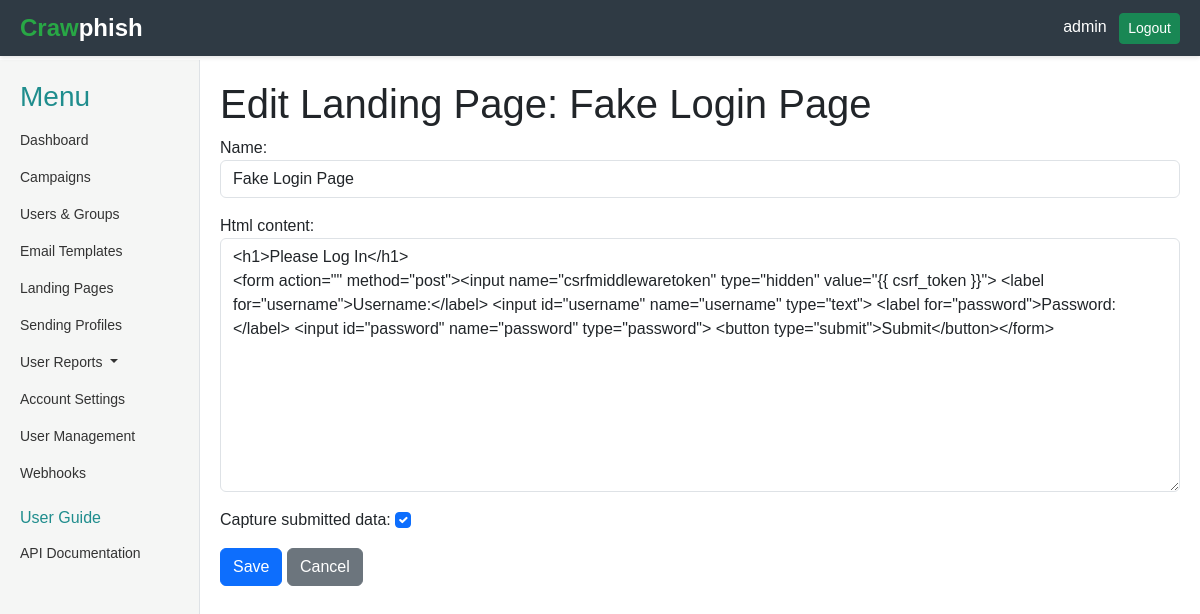
/landing-pages/14/edit/ (signed in), run on the app's committed database.
### core/models.py (models this page shows, shortened)
class User(AbstractUser):
    position = models.CharField(max_length=100, blank=True, null=True)
    api_key = models.CharField(max_length=100, blank=True, null=True)

class LandingPage(models.Model):
    name = models.CharField(max_length=100)
    html_content = models.TextField()
    capture_submitted_data = models.BooleanField(default=False)
    modified_date = models.DateTimeField(auto_now=True)

### core/views.py (the view, shortened to what this page needs)
# urls.py: path('landing-pages/<int:pk>/edit/', views.LandingPageUpdateView.as_view(), name='landing_page_edit'),
class LandingPageUpdateView(LoginRequiredMixin, UpdateView):
    model = LandingPage
    form_class = LandingPageForm
    template_name = 'core/landing_page_edit.html'
    success_url = reverse_lazy('core:landing_pages')

### core/forms.py
class LandingPageForm(forms.ModelForm):
    html_content = forms.CharField(widget=forms.Textarea(attrs={'class': 'tinymce form-control', 'rows': 10}))
    class Meta:
        model = LandingPage
        fields = '__all__'
    def __init__(self, *args, **kwargs):
        super().__init__(*args, **kwargs)
        for field in self.fields.values():
            if not isinstance(field.widget, forms.CheckboxInput):
                existing_classes = field.widget.attrs.get('class', '')
                field.widget.attrs['class'] = (existing_classes + ' form-control').strip()
        self.fields['capture_submitted_data'].widget.attrs.pop('class', None)
        self.fields['capture_submitted_data'].widget.attrs.update({'class': 'form-check-input'})

### core/templates/core/landing_page_edit.html (shortened to what this page needs)
{% extends 'core/base.html' %}
{% block content %}
    <h1>Edit Landing Page: {{ landingpage.name }}</h1>
    <form method="post">
        {{ form.as_p }}
        <button type="submit" class="btn btn-primary">Save</button>
        <a href="{% url 'core:landing_pages' %}" class="btn btn-secondary">Cancel</a>
    </form>
{% endblock %}

### core/templates/core/base.html (shortened to what this page needs)
<!DOCTYPE html>
<html lang="en">
<head>
    <link rel="stylesheet" href="https://cdn.jsdelivr.net/npm/bootstrap-icons@1.11.1/font/bootstrap-icons.css">
    <link href="https://cdn.jsdelivr.net/npm/bootstrap@5.3.0/dist/css/bootstrap.min.css" rel="stylesheet">
</head>
<body>
    <div class="container-fluid">
        {% if request.user.is_authenticated %}
            <div class="header">
                <div class="logo">
                    <span style="color: #28a745;">Craw</span> phish
                </div>
                <div>
                    <span class="text-white me-2">{{ request.user.username }}</span>
                    <a href="{% url 'logout' %}" class="btn btn-success btn-sm">Logout</a>
                </div>
            </div>
        {% endif %}
        <div class="main-content-wrapper {% if not request.user.is_authenticated %}unauthenticated{% endif %}">
            {% if request.user.is_authenticated %}
                <div class="sidebar">
                    <h3 style="color: rgb(31, 141, 141);">Menu</h3>
                    <ul class="nav flex-column">
                        <li class="nav-item">
                            <a class="nav-link {% if request.resolver_match.url_name == 'dashboard' %}active{% endif %}" href="{% url 'core:dashboard' %}">Dashboard</a>
                        </li>
                        <li class="nav-item">
                            <a class="nav-link {% if request.resolver_match.url_name == 'campaigns' %}active{% endif %}" href="{% url 'core:campaigns' %}">Campaigns</a>
                        </li>
                        <li class="nav-item">
                            <a class="nav-link {% if request.resolver_match.url_name == 'users_groups' %}active{% endif %}" href="{% url 'core:users_groups' %}">Users & Groups</a>
                        </li>
                        <li class="nav-item">
                            <a class="nav-link {% if request.resolver_match.url_name == 'email_templates' %}active{% endif %}" href="{% url 'core:email_templates' %}">Email Templates</a>
                        </li>
                        <li class="nav-item">
                            <a class="nav-link {% if request.resolver_match.url_name == 'landing_pages' %}active{% endif %}" href="{% url 'core:landing_pages' %}">Landing Pages</a>
                        </li>
                        <li class="nav-item">
                            <a class="nav-link {% if request.resolver_match.url_name == 'sending_profiles' %}active{% endif %}" href="{% url 'core:sending_profiles' %}">Sending Profiles</a>
                        </li>
                        <li class="nav-item dropdown">
                            <a class="nav-link dropdown-toggle split" href="" id="userReportsDropdown" role="button" data-bs-toggle="dropdown" aria-expanded="false">
                              User Reports
                            </a>
                          </li>
                        <li class="nav-item">
                            <a class="nav-link {% if request.resolver_match.url_name == 'settings' %}active{% endif %}" href="{% url 'core:settings' %}">Account Settings</a>
                        </li>
                        {% if request.user.is_superuser %}
                            <li class="nav-item">
                                <a class="nav-link {% if request.resolver_match.url_name == 'user_management' %}active{% endif %}" href="{% url 'core:user_management' %}">User Management</a>
                            </li>
                        {% endif %}
                        <li class="nav-item">
                            <a class="nav-link {% if request.resolver_match.url_name == 'webhooks' %}active{% endif %}" href="{% url 'core:webhooks' %}">Webhooks</a>
                        </li>
                        <li class="nav-item">
                            <h6 style="color: rgb(31, 141, 141);" class="mt-3">User Guide</h6>
                        </li>
                        <li class="nav-item">
                            <a class="nav-link" href="#">API Documentation</a>
                        </li>
                    </ul>
                </div>
            {% endif %}
            <div class="main-content {% if not request.user.is_authenticated %}unauthenticated{% endif %}">
                {% block content %}{% endblock %}
            </div>
        </div>
    </div>
</body>
</html>

### core/templates/core/base.html (style rules this page uses)
body { margin: 0; font-family: Arial, sans-serif; }
.container-fluid { padding: 0; min-height: 100vh; display: flex; flex-direction: column; }
.header { background-color: #2F3A44; color: white; padding: 10px 20px; display: flex; justify-content: space-between; align-items: center; width: 100%; box-shadow: 0 2px 4px rgba(0, 0, 0, 0.1); position: fixed; top: 0; left: 0; z-index: 1000; }
.header .logo { font-size: 24px; font-weight: bold; display: flex; align-items: center; }
.main-content-wrapper { display: flex; flex: 1; margin-top: 60px; }
.sidebar { width: 200px; background-color: #F5F6F5; padding: 20px; border-right: 1px solid #dee2e6; height: calc(100vh - 60px); position: fixed; top: 60px; left: 0; z-index: 999; }
.sidebar .nav-link { color: #333; padding: 8px 0; font-size: 14px; }
.main-content { flex: 1; margin-left: 200px; padding: 20px; }

### data on the page
User: user.username "admin"
LandingPage: name "Fake Login Page", html_content "<h1>Please Log In</h1> <form action=\"\" method=\"post\"><input name=\"csrfmiddlewaretoken\" type=\"hidden\" value=\"{{ csrf_token }}\"> <label for=\"username\">Username:</label> <input id=\"username\" name=\"username\" type=\"text\"> <label for=\"password\">Password:</label> <input id=\"password\" name=\"password\" type=\"password\"> <button type=\"submit\">Submit</button></form>", capture_submitted_data "☑"
